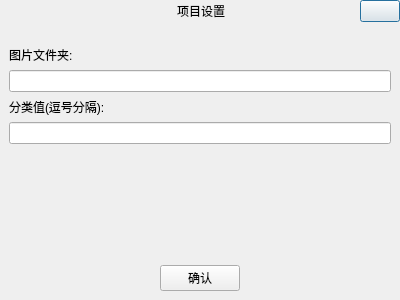
<?xml version="1.0" encoding="UTF-8"?>
<ui version="4.0">
 <class>SettingDialog</class>
 <widget class="QDialog" name="SettingDialog">
  <property name="geometry">
   <rect>
    <x>0</x>
    <y>0</y>
    <width>400</width>
    <height>300</height>
   </rect>
  </property>
  <property name="windowTitle">
   <string>Dialog</string>
  </property>
  <layout class="QVBoxLayout" name="verticalLayout" stretch="1,9,0">
   <property name="leftMargin">
    <number>0</number>
   </property>
   <property name="topMargin">
    <number>0</number>
   </property>
   <property name="rightMargin">
    <number>0</number>
   </property>
   <property name="bottomMargin">
    <number>0</number>
   </property>
   <item>
    <widget class="QWidget" name="widget" native="true">
     <layout class="QHBoxLayout" name="horizontalLayout" stretch="2,1,1,1">
      <property name="leftMargin">
       <number>0</number>
      </property>
      <property name="topMargin">
       <number>0</number>
      </property>
      <property name="rightMargin">
       <number>0</number>
      </property>
      <item>
       <spacer name="horizontalSpacer">
        <property name="orientation">
         <enum>Qt::Horizontal</enum>
        </property>
        <property name="sizeHint" stdset="0">
         <size>
          <width>179</width>
          <height>20</height>
         </size>
        </property>
       </spacer>
      </item>
      <item>
       <widget class="QLabel" name="setting_dialog_title_label">
        <property name="text">
         <string>项目设置</string>
        </property>
       </widget>
      </item>
      <item>
       <spacer name="horizontalSpacer_2">
        <property name="orientation">
         <enum>Qt::Horizontal</enum>
        </property>
        <property name="sizeHint" stdset="0">
         <size>
          <width>88</width>
          <height>20</height>
         </size>
        </property>
       </spacer>
      </item>
      <item>
       <widget class="QPushButton" name="setting_dialog_close_btn">
        <property name="sizePolicy">
         <sizepolicy hsizetype="Fixed" vsizetype="Expanding">
          <horstretch>0</horstretch>
          <verstretch>0</verstretch>
         </sizepolicy>
        </property>
        <property name="text">
         <string/>
        </property>
       </widget>
      </item>
     </layout>
    </widget>
   </item>
   <item>
    <widget class="QWidget" name="widget_2" native="true">
     <layout class="QVBoxLayout" name="verticalLayout_2">
      <item>
       <widget class="QLabel" name="label_2">
        <property name="text">
         <string>图片文件夹:</string>
        </property>
       </widget>
      </item>
      <item>
       <widget class="QLineEdit" name="img_file_path_lineEdit"/>
      </item>
      <item>
       <widget class="QLabel" name="label_3">
        <property name="text">
         <string>分类值(逗号分隔):</string>
        </property>
       </widget>
      </item>
      <item>
       <widget class="QLineEdit" name="classification_lineEdit"/>
      </item>
      <item>
       <spacer name="verticalSpacer">
        <property name="orientation">
         <enum>Qt::Vertical</enum>
        </property>
        <property name="sizeHint" stdset="0">
         <size>
          <width>20</width>
          <height>143</height>
         </size>
        </property>
       </spacer>
      </item>
     </layout>
    </widget>
   </item>
   <item>
    <widget class="QWidget" name="widget_3" native="true">
     <layout class="QHBoxLayout" name="horizontalLayout_2">
      <item>
       <widget class="QPushButton" name="setting_dialog_confirm_btn">
        <property name="sizePolicy">
         <sizepolicy hsizetype="Fixed" vsizetype="Fixed">
          <horstretch>0</horstretch>
          <verstretch>0</verstretch>
         </sizepolicy>
        </property>
        <property name="text">
         <string>确认</string>
        </property>
       </widget>
      </item>
     </layout>
    </widget>
   </item>
  </layout>
 </widget>
 <resources/>
 <connections/>
</ui>
